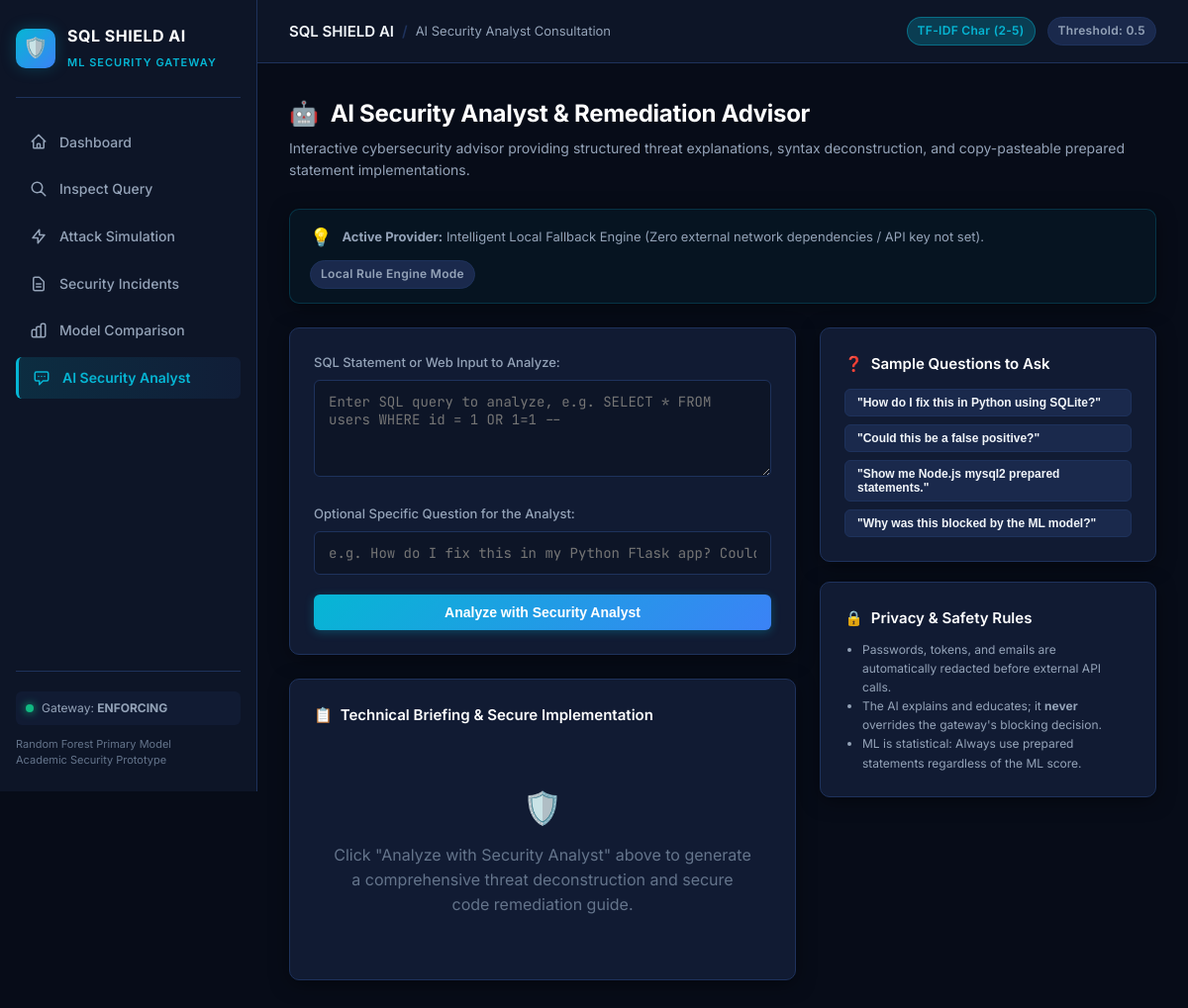
Before: /analyst?incident_id=32 with the older database file.
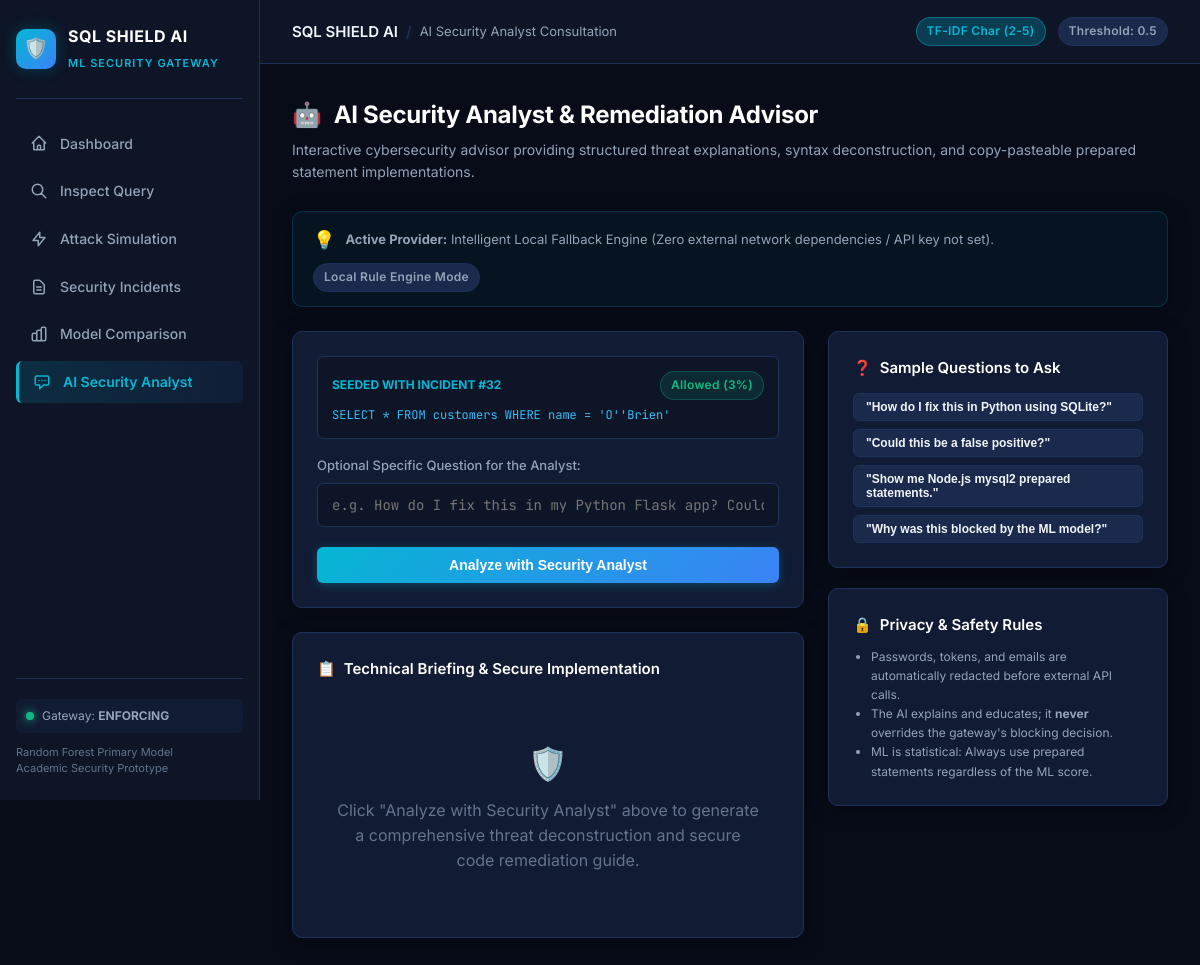
After: the same page with the newer database file.
### tables this page shows
CREATE TABLE incidents (
    id INTEGER PRIMARY KEY AUTOINCREMENT,
    timestamp TEXT NOT NULL,
    submitted_input TEXT NOT NULL,
    predicted_class TEXT NOT NULL,
    model_used TEXT NOT NULL,
    score REAL,
    action_taken TEXT NOT NULL,
    severity TEXT NOT NULL,
    explanation TEXT,
    mitigation TEXT
);

### app.py (the view)
@app.get("/analyst")
def analyst_page():
    incident_id = request.args.get("incident_id")
    incident = None
    if incident_id and incident_id.isdigit():
        incident = get_incident(int(incident_id))
    return render_template(
        "analyst.html",
        active="analyst",
        initial_incident=incident,
        config=config,
    )

### database/db.py (called while the page is built)
def get_connection():
    conn = sqlite3.connect(DB_PATH)
    conn.row_factory = sqlite3.Row
    return conn

def get_incident(incident_id):
    with get_connection() as conn:
        row = conn.execute(
            "SELECT * FROM incidents WHERE id = ?", (int(incident_id),)
        ).fetchone()
        return dict(row) if row else None

### templates/analyst.html (shortened to what the changed rows need)
{% extends "base.html" %}
{% block content %}
<div class="page-header">
  <h1 class="page-title">
    <span>🤖</span> AI Security Analyst & Remediation Advisor
  </h1>
</div>
<div class="grid-sidebar-layout">
  <div>
    <div class="card" style="margin-bottom: 24px;">
      <form id="analyst-form" {% if initial_incident %}data-incident-id="{{ initial_incident.id }}"{% endif %}>
        {% if initial_incident %}
        <div style="background:var(--bg-secondary); padding:14px; border-radius:6px; margin-bottom:16px; border:1px solid var(--border-color);">
          <div style="display:flex; justify-content:space-between; align-items:center; margin-bottom:6px;">
            <span style="font-size:12px; font-weight:700; color:var(--accent-cyan);">SEEDED WITH INCIDENT #{{ initial_incident.id }}</span>
            <span class="badge {{ 'badge-block' if initial_incident.action_taken == 'Blocked' else 'badge-allow' }}">
              {{ initial_incident.action_taken }} ({{ (initial_incident.score * 100)|round|int }}%)
            </span>
          </div>
          <div class="code-cell" style="max-width:100%; white-space:normal; font-size:12px; color:#38bdf8;">
            {{ initial_incident.submitted_input }}
          </div>
        </div>
        {% else %}
        <div class="form-group">
          <label class="form-label">SQL Statement or Web Input to Analyze:</label>
          <textarea id="analyst-query" class="form-control" rows="4" placeholder="Enter SQL query to analyze, e.g. SELECT * FROM users WHERE id = 1 OR 1=1 --"></textarea>
        </div>
        {% endif %}
      </form>
    </div>
  </div>
</div>
{% endblock %}

Changed rows visible on the page:
added incidents: id "32", action_taken "Allowed", (initial_incident.score*100)|round|int "3", submitted_input "SELECT * FROM customers WHERE name = 'O''Brien'"
Other visible differences:
text no longer shown: "SQL Statement or Web Input to Analyze:"
text now shown: "SEEDED WITH INCIDENT # ( %)"
